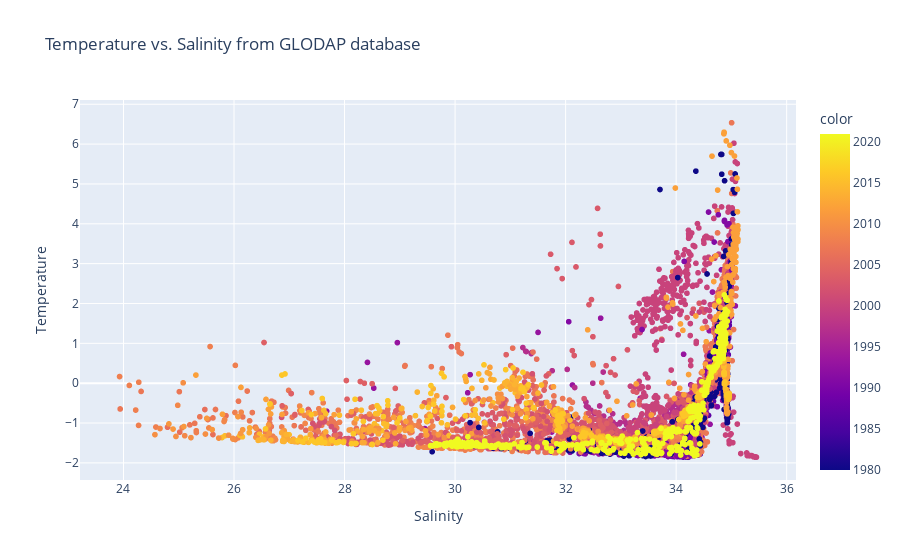

Notebook code cell kept with this figure:
### Code cell
# --- 2️⃣ Scatter plot: Temperature vs. Salinity ---
fig_scatter2 = px.scatter(
    df,
    x=salinity_field,
    y=temperature_field,
    color=df["datetime"].dt.year,
    hover_data=[ latitude_field,longitude_field, reference_field],
    title="Temperature vs. Salinity from GLODAP database",
    # trendline="ols"  # optional: adds regression line
)
fig_scatter2.update_layout(xaxis_title="Salinity", yaxis_title="Temperature")
# fig_scatter2.show()

### Figure 1 — Plotly figure (JSON) as saved in the notebook; plotly's stock layout.template omitted (floating-point values rounded to 4 significant figures; data arrays with more than 128 entries replaced by an {"elided": "..."} marker saying what was removed)
{"data": [{"customdata": {"elided": "6910x3 float values"}, "hovertemplate": "SALNTY [PSS-78]=%{x}<br>TEMPERATURE [DEG C]=%{y}<br>Latitude [degrees North]=%{customdata[0]}<br>Longitude [degrees East]=%{customdata[1]}<br>Sample ID:INTEGER=%{customdata[2]}<br>color=%{marker.color}<extra></extra>", "legendgroup": "", "marker": {"color": {"elided": "6910 int values"}, "coloraxis": "coloraxis", "symbol": "circle"}, "mode": "markers", "name": "", "showlegend": false, "type": "scattergl", "x": {"elided": "6910 float values"}, "xaxis": "x", "y": {"elided": "6910 float values"}, "yaxis": "y"}], "layout": {"coloraxis": {"colorbar": {"title": {"text": "color"}}, "colorscale": [[0, "#0d0887"], [0.1111, "#46039f"], [0.2222, "#7201a8"], [0.3333, "#9c179e"], [0.4444, "#bd3786"], [0.5556, "#d8576b"], [0.6667, "#ed7953"], [0.7778, "#fb9f3a"], [0.8889, "#fdca26"], [1, "#f0f921"]]}, "legend": {"tracegroupgap": 0}, "title": {"text": "Temperature vs. Salinity from GLODAP database"}, "xaxis": {"anchor": "y", "domain": [0, 1], "title": {"text": "Salinity"}}, "yaxis": {"anchor": "x", "domain": [0, 1], "title": {"text": "Temperature"}}}}
